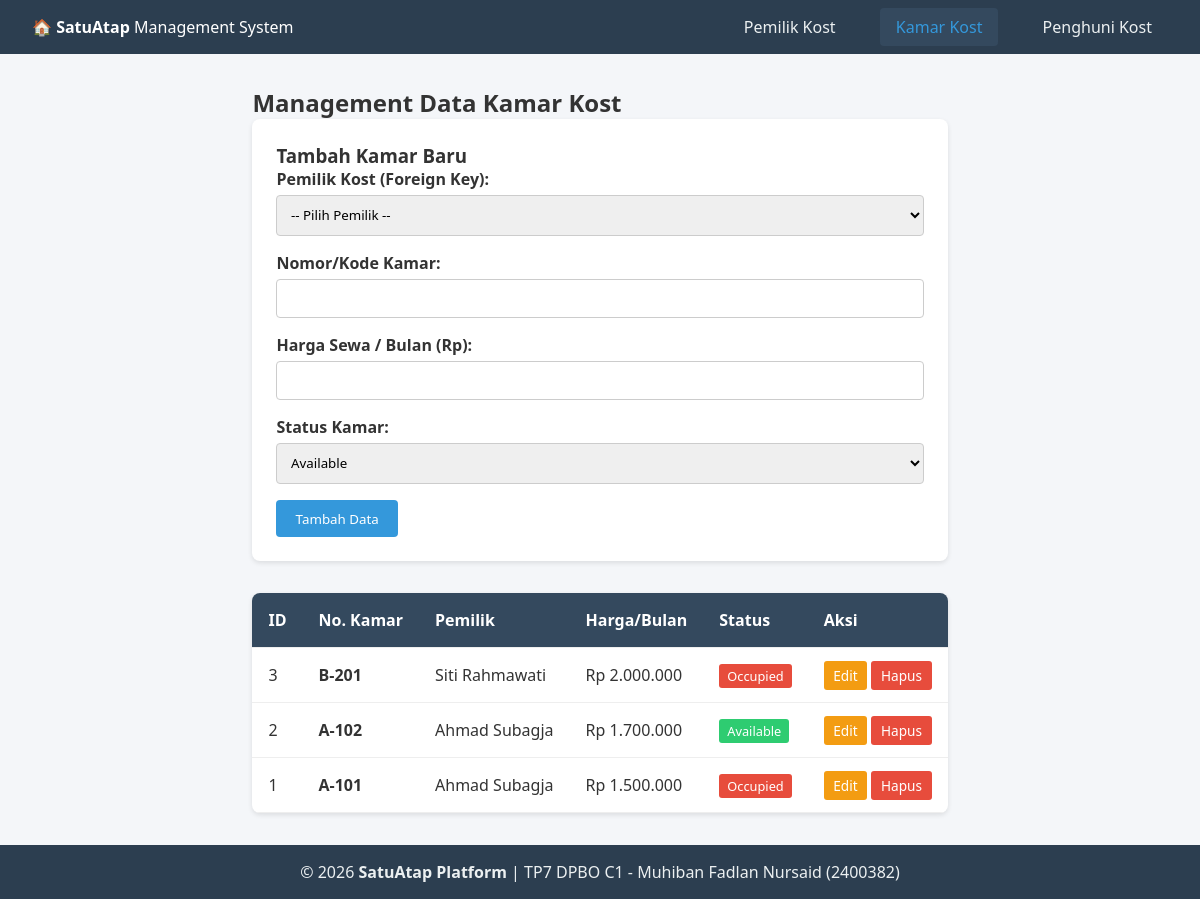
The page / on the database its author committed.
### tables this page shows
CREATE TABLE IF NOT EXISTS rooms (
    id INT AUTO_INCREMENT PRIMARY KEY,
    owner_id INT NOT NULL,
    room_number VARCHAR(10) NOT NULL,
    price_per_month DECIMAL(12,2) NOT NULL,
    status ENUM('Available', 'Occupied') DEFAULT 'Available',
    FOREIGN KEY (owner_id) REFERENCES owners(id) ON DELETE CASCADE
);

CREATE TABLE IF NOT EXISTS owners (
    id INT AUTO_INCREMENT PRIMARY KEY,
    name VARCHAR(100) NOT NULL,
    phone VARCHAR(20) NOT NULL,
    email VARCHAR(100) NOT NULL UNIQUE
);

### class/Room.php (called while the page is built, shortened)
<?php
class Room {
    private $db;
    private $table = "rooms";
    public function __construct($database) {
        $this->db = $database;
    }
    public function getAll() {
        $query = "SELECT rooms.*, owners.name AS owner_name
                  FROM " . $this->table . "
                  JOIN owners ON rooms.owner_id = owners.id
                  ORDER BY rooms.id DESC";
        $stmt = $this->db->prepare($query);
        $stmt->execute();
        return $stmt->fetchAll();
    }
}

### view/rooms.php (the view, shortened to what this page needs)
<?php
$editData = null;
$rooms = $roomObj->getAll();
?>
<h2>Management Data Kamar Kost</h2>
<form method="POST" class="form-card">
    <h3><?= $editData ? 'Edit Data Kamar' : 'Tambah Kamar Baru' ?></h3>
    <div class="form-group">
        <label>Pemilik Kost (Foreign Key):</label>
        <select name="owner_id" required>
            <option value="">-- Pilih Pemilik --</option>
        </select>
    </div>
    <div class="form-group">
        <label>Nomor/Kode Kamar:</label>
        <input type="text" name="room_number" value="<?= $editData['room_number'] ?? '' ?>" required>
    </div>
    <div class="form-group">
        <label>Harga Sewa / Bulan (Rp):</label>
        <input type="number" step="0.01" name="price_per_month" value="<?= $editData['price_per_month'] ?? '' ?>" required>
    </div>
    <div class="form-group">
        <label>Status Kamar:</label>
        <select name="status" required>
            <option value="Available" <?= ($editData && $editData['status'] == 'Available') ? 'selected' : '' ?>>Available</option>
        </select>
    </div>
    <button type="submit" class="btn btn-primary"><?= $editData ? 'Simpan Perubahan' : 'Tambah Data' ?></button>
</form>
<table class="data-table">
    <thead>
        <tr>
            <th>ID</th>
            <th>No. Kamar</th>
            <th>Pemilik</th>
            <th>Harga/Bulan</th>
            <th>Status</th>
            <th>Aksi</th>
        </tr>
    </thead>
    <tbody>
        <?php foreach ($rooms as $row): ?>
            <tr>
                <td><?= $row['id'] ?></td>
                <td><strong><?= htmlspecialchars($row['room_number']) ?></strong></td>
                <td><?= htmlspecialchars($row['owner_name']) ?></td>
                <td>Rp <?= number_format($row['price_per_month'], 0, ',', '.') ?></td>
                <td><span class="badge badge-<?= strtolower($row['status']) ?>"><?= $row['status'] ?></span></td>
                <td>
                    <a href="index.php?page=rooms&edit=<?= $row['id'] ?>" class="btn-sm btn-edit">Edit</a>
                    <a href="index.php?page=rooms&delete=<?= $row['id'] ?>" class="btn-sm btn-delete" onclick="return confirm('Hapus data kamar ini?')">Hapus</a>
                </td>
            </tr>
        <?php endforeach; ?>
    </tbody>
</table>

### view/header.php (shortened to what this page needs)
<!DOCTYPE html>
<html lang="id">
<head>
    <link rel="stylesheet" href="style.css">
</head>
<body>
    <header class="navbar">
        <div class="logo">🏠 <strong>SatuAtap</strong> Management System</div>
        <nav>
            <a href="index.php?page=owners" class="<?= ($page == 'owners') ? 'active' : '' ?>">Pemilik Kost</a>
            <a href="index.php?page=rooms" class="<?= ($page == 'rooms') ? 'active' : '' ?>">Kamar Kost</a>
            <a href="index.php?page=tenants" class="<?= ($page == 'tenants') ? 'active' : '' ?>">Penghuni Kost</a>
        </nav>
    </header>
    <main class="container">

### index.php (shortened to what this page needs)
<?php
require_once "class/Room.php";
$database = new Database();
$db = $database->getConnection();
$roomObj = new Room($db);
$page = isset($_GET['page']) ? $_GET['page'] : 'rooms';
include "view/header.php";
switch ($page) {
    case 'rooms':
        include "view/rooms.php";
        break;
}
include "view/footer.php";

### view/footer.php
    </main>
    <footer class="footer">
        <p>&copy; 2026 <strong>SatuAtap Platform</strong> | TP7 DPBO C1 - Muhiban Fadlan Nursaid (2400382)</p>
    </footer>
</body>
</html>

### style.css (style rules this page uses)
* { margin: 0; padding: 0; box-sizing: border-box; font-family: 'Segoe UI', Tahoma, Geneva, Verdana, sans-serif; }
body { background-color: #f4f6f9; color: #333; display: flex; flex-direction: column; min-height: 100vh; }
.navbar { background-color: #2c3e50; color: #fff; display: flex; justify-content: space-between; align-items: center; padding: 1rem 2rem; }
.navbar nav a { color: #ecf0f1; text-decoration: none; margin-left: 1.5rem; padding: 0.5rem 1rem; border-radius: 4px; }
.navbar nav a.active, .navbar nav a:hover { background-color: #34495e; color: #3498db; }
.container { max-width: 1100px; margin: 2rem auto; padding: 0 1rem; flex: 1; }
.form-card { background: #fff; padding: 1.5rem; border-radius: 8px; box-shadow: 0 2px 5px rgba(0,0,0,0.1); margin-bottom: 2rem; }
.form-group { margin-bottom: 1rem; }
.form-group label { display: block; margin-bottom: 0.3rem; font-weight: 600; }
.form-group input, .form-group select { width: 100%; padding: 0.6rem; border: 1px solid #ccc; border-radius: 4px; }
.btn { padding: 0.6rem 1.2rem; border: none; border-radius: 4px; cursor: pointer; text-decoration: none; display: inline-block; }
.btn-primary { background: #3498db; color: #fff; }
.data-table { width: 100%; border-collapse: collapse; background: #fff; box-shadow: 0 2px 5px rgba(0,0,0,0.1); border-radius: 8px; overflow: hidden; }
.data-table th, .data-table td { padding: 1rem; text-align: left; border-bottom: 1px solid #eee; }
.data-table th { background-color: #34495e; color: #fff; }
.btn-sm { padding: 0.3rem 0.6rem; font-size: 0.85rem; border-radius: 3px; text-decoration: none; color: #fff; }
.btn-edit { background: #f39c12; }
.btn-delete { background: #e74c3c; }
.badge { padding: 0.2rem 0.5rem; border-radius: 3px; font-size: 0.8rem; }
.badge-available { background: #2ecc71; color: #fff; }
.badge-occupied { background: #e74c3c; color: #fff; }
.footer { text-align: center; padding: 1rem; background: #2c3e50; color: #ecf0f1; }

### rows shown on the page
rooms: id "3", room_number "B-201", owner.name "Siti Rahmawati", price_per_month "2.000.000", status "Occupied"
rooms: id "2", room_number "A-102", owner.name "Ahmad Subagja", price_per_month "1.700.000", status "Available"
rooms: id "1", room_number "A-101", owner.name "Ahmad Subagja", price_per_month "1.500.000", status "Occupied"
